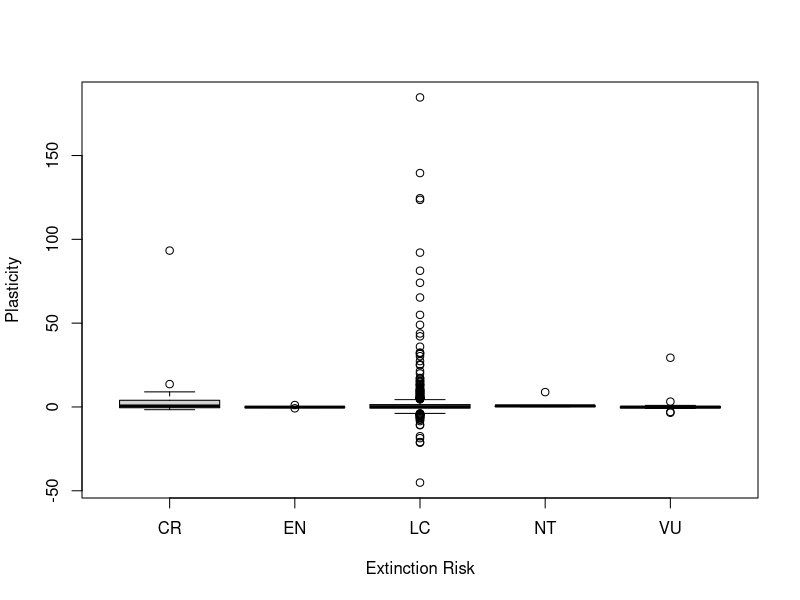
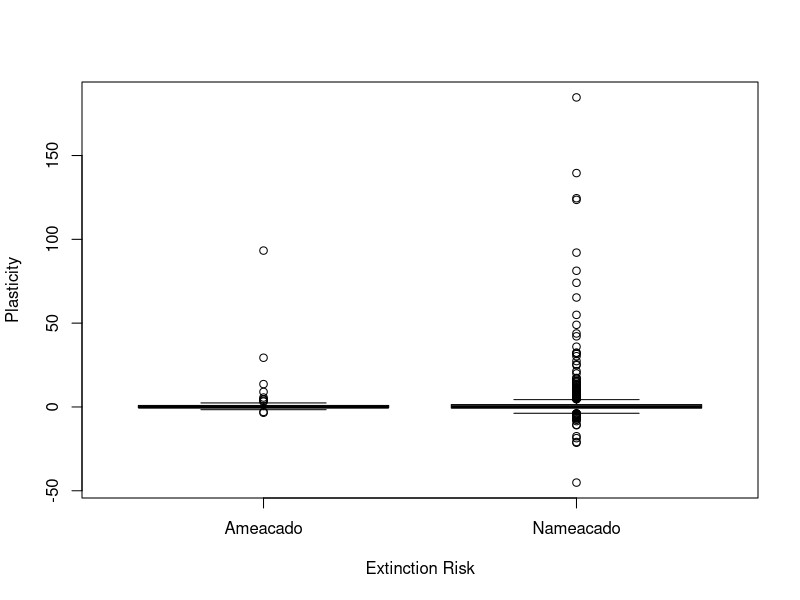
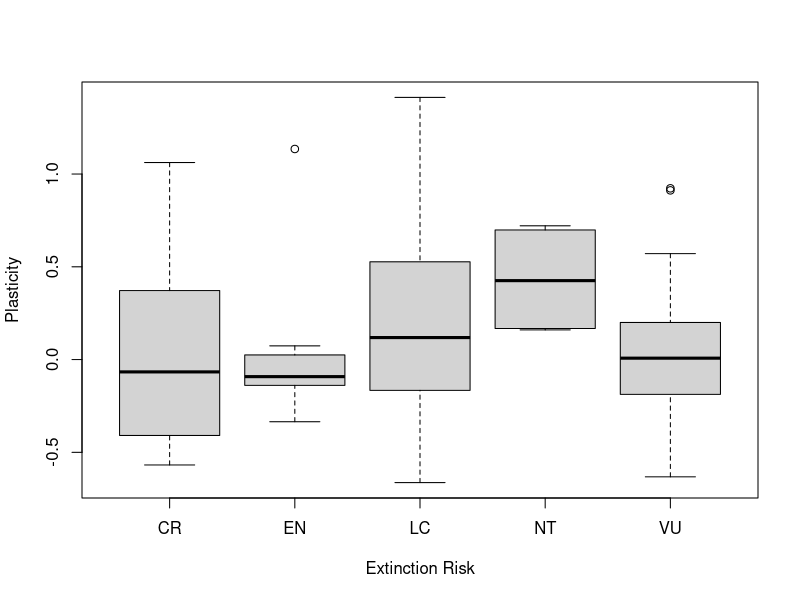
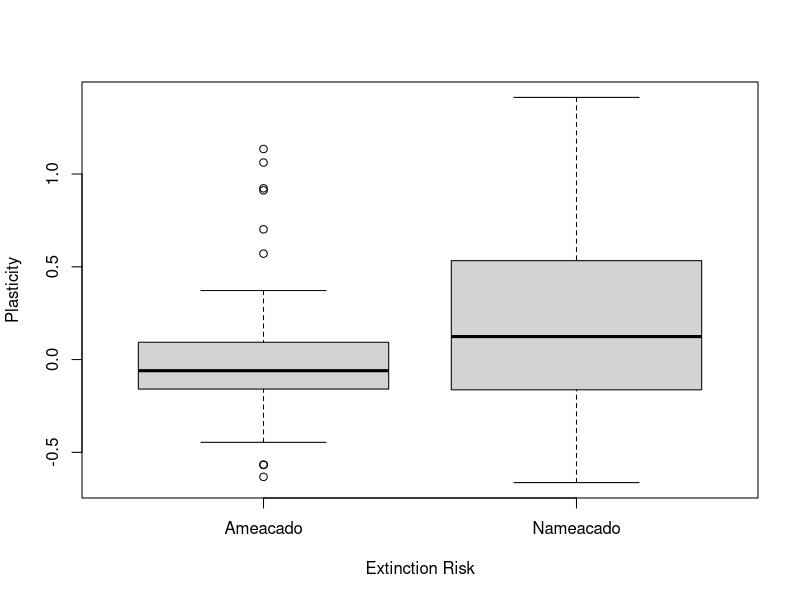
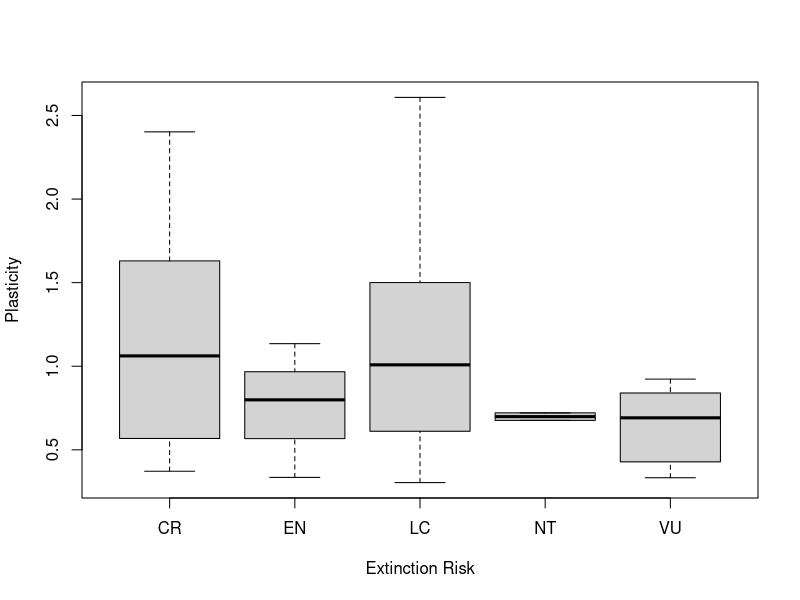
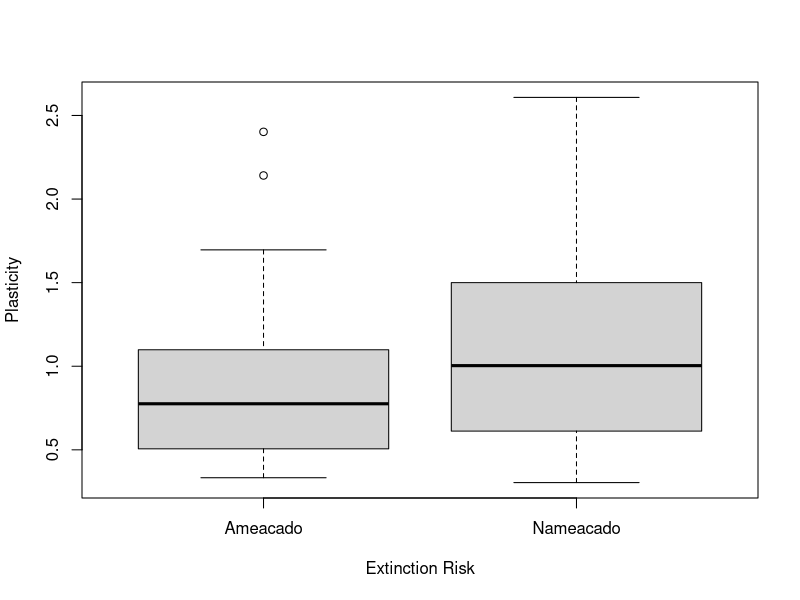

Source code (R) for these figures, in order:
#### VERIFY CORRELATION BETWEEN PLASTICITY AND EXTINCTION RISK ####
library(tidyverse)

hedges <- read.csv2('data/hedges.csv')
extinction_risk<- read.csv2('data/base_de_dados_risco_de_extincao.csv')

hedges <- hedges %>%
  select(-X) %>%
  mutate(risk = NA, risk_two = NA)

for(i in seq_along(extinction_risk$Species.Genus)){
  temporary <- extinction_risk$Species.Genus[i] == hedges$species_complete
  if(sum(temporary) >= 1){
    hedges$risk[temporary] <- extinction_risk$Extinction.risk[i]
    hedges$risk_two[temporary] <- extinction_risk$Resume[i]
  }
}

### WITHOUT ABS ###
hedges <- hedges %>%
  as.tibble() %>%
  filter(!is.na(risk), !is.na(risk_two)) %>%
  mutate(risk = as.factor(risk), 
         risk_two = as.factor(risk_two))

jpeg('output/plot_1.jpg')
plot(hedges$risk, hedges$hedgesg,
     xlab = "Extinction Risk", ylab = "Plasticity")
dev.off()

jpeg('output/plot_2.jpg')
plot(hedges$risk_two, hedges$hedgesg,
     xlab = "Extinction Risk", ylab = "Plasticity")
dev.off()

hedges_filter <- hedges %>%
  filter(hedges$hedgesg > as.numeric(summary(hedges$hedgesg)[2]),
         hedges$hedgesg < as.numeric(summary(hedges$hedgesg)[5]))

jpeg('output/plot_3.jpg')
plot(hedges_filter$risk, hedges_filter$hedgesg,
     xlab = "Extinction Risk", ylab = "Plasticity")
dev.off()

jpeg('output/plot_4.jpg')
plot(hedges_filter$risk_two, hedges_filter$hedgesg,
     xlab = "Extinction Risk", ylab = "Plasticity")
dev.off()

### WITH ABS ###
hedges_abs <- hedges %>%
  mutate(hedgesg = abs(hedgesg))

hedges_filter2 <- hedges_abs %>%
  filter(hedges_abs$hedgesg > as.numeric(summary(hedges_abs$hedgesg)[2]),
         hedges_abs$hedgesg < as.numeric(summary(hedges_abs$hedgesg)[5]))

jpeg('output/plot_5.jpg')
plot(hedges_filter2$risk, hedges_filter2$hedgesg,
     xlab = "Extinction Risk", ylab = "Plasticity")
dev.off()

jpeg('output/plot_6.jpg')
plot(hedges_filter2$risk_two, hedges_filter2$hedgesg,
     xlab = "Extinction Risk", ylab = "Plasticity")
dev.off()
